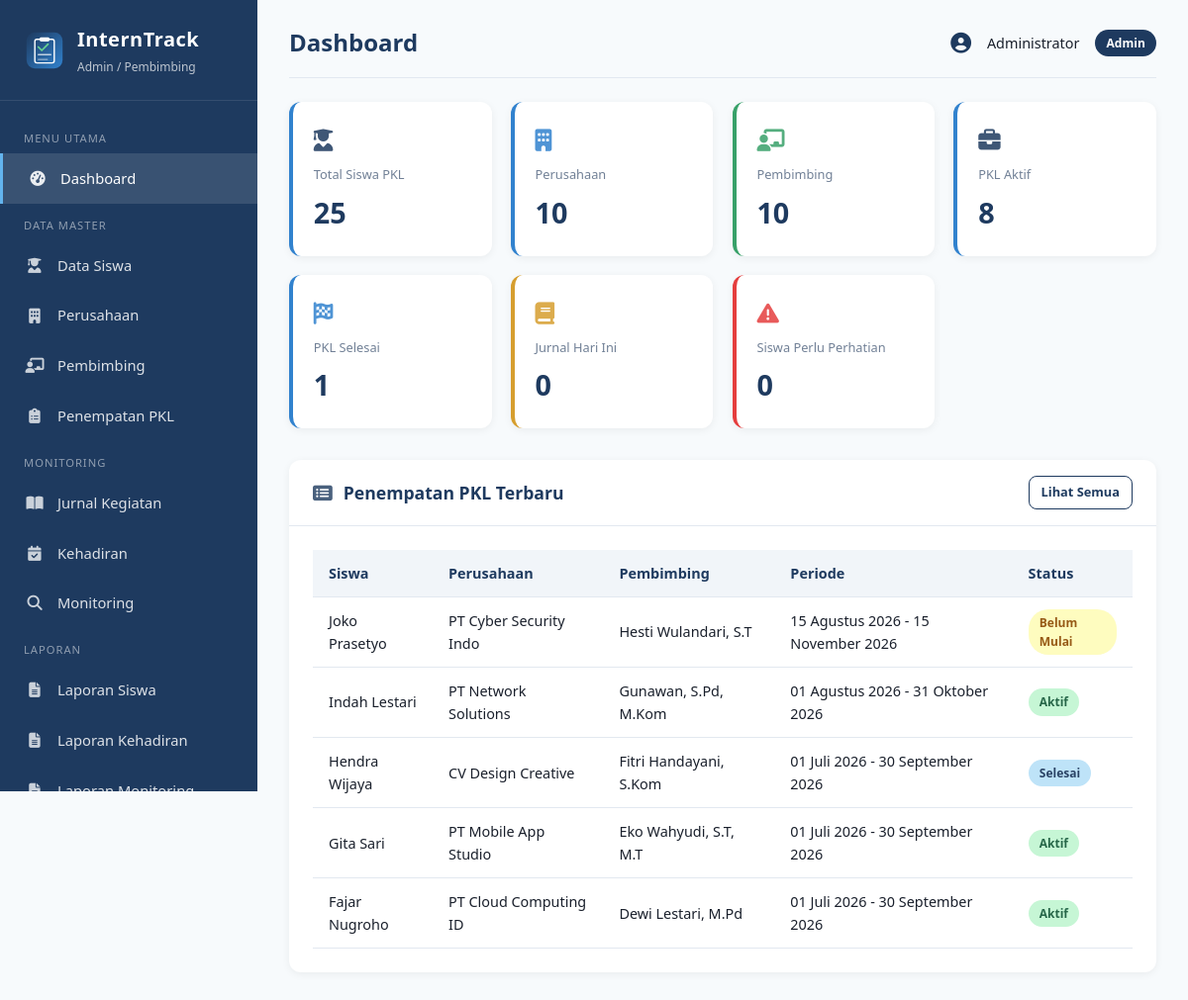
Page /admin/dashboard.php (signed in) on the committed database.
### tables this page shows
CREATE TABLE penempatan (
    id INT AUTO_INCREMENT PRIMARY KEY,
    siswa_id INT NOT NULL,
    perusahaan_id INT NOT NULL,
    pembimbing_id INT NOT NULL,
    tanggal_mulai DATE NOT NULL,
    tanggal_selesai DATE NOT NULL,
    status ENUM('Belum Mulai','Aktif','Selesai') NOT NULL DEFAULT 'Belum Mulai',
    created_at TIMESTAMP DEFAULT CURRENT_TIMESTAMP,
    FOREIGN KEY (siswa_id) REFERENCES siswa(id) ON DELETE CASCADE,
    FOREIGN KEY (perusahaan_id) REFERENCES perusahaan(id) ON DELETE CASCADE,
    FOREIGN KEY (pembimbing_id) REFERENCES pembimbing(id) ON DELETE CASCADE
);

CREATE TABLE siswa (
    id INT AUTO_INCREMENT PRIMARY KEY,
    user_id INT NULL,
    nis VARCHAR(20) NOT NULL UNIQUE,
    nama VARCHAR(100) NOT NULL,
    kelas VARCHAR(20) NOT NULL,
    jurusan VARCHAR(50) NOT NULL,
    no_hp VARCHAR(15),
    alamat TEXT,
    created_at TIMESTAMP DEFAULT CURRENT_TIMESTAMP,
    FOREIGN KEY (user_id) REFERENCES users(id) ON DELETE SET NULL
);

CREATE TABLE perusahaan (
    id INT AUTO_INCREMENT PRIMARY KEY,
    nama_perusahaan VARCHAR(150) NOT NULL,
    alamat TEXT NOT NULL,
    bidang VARCHAR(100) NOT NULL,
    kontak VARCHAR(50),
    email VARCHAR(100),
    created_at TIMESTAMP DEFAULT CURRENT_TIMESTAMP
);

CREATE TABLE pembimbing (
    id INT AUTO_INCREMENT PRIMARY KEY,
    user_id INT NULL,
    nip VARCHAR(30) UNIQUE,
    nama VARCHAR(100) NOT NULL,
    no_hp VARCHAR(15),
    email VARCHAR(100),
    created_at TIMESTAMP DEFAULT CURRENT_TIMESTAMP,
    FOREIGN KEY (user_id) REFERENCES users(id) ON DELETE SET NULL
);

### includes/functions.php (called while the page is built, shortened)
<?php
function e($str) {
    return htmlspecialchars($str ?? '', ENT_QUOTES, 'UTF-8');
}
function formatTanggal($tanggal) {
    $bulan = [
        1 => 'Januari', 'Februari', 'Maret', 'April', 'Mei', 'Juni',
        'Juli', 'Agustus', 'September', 'Oktober', 'November', 'Desember'
    ];
    $t = strtotime($tanggal);
    return date('d', $t) . ' ' . $bulan[(int)date('n', $t)] . ' ' . date('Y', $t);
}
function badgeStatus($status) {
    $map = [
        'Aktif' => 'badge-aktif',
        'Selesai' => 'badge-selesai',
        'Belum Mulai' => 'badge-belum',
        'Hadir' => 'badge-hadir',
        'Izin' => 'badge-izin',
        'Sakit' => 'badge-sakit',
        'Alpa' => 'badge-alpa',
        'Sangat Baik' => 'badge-sangatbaik',
        'Baik' => 'badge-baik',
        'Perlu Perhatian' => 'badge-perhatian',
        'Perlu Pembinaan' => 'badge-pembinaan',
    ];
    return isset($map[$status]) ? $map[$status] : 'badge-belum';
}
?>

### admin/dashboard.php (the view, shortened to what this page needs)
<?php
$page_title = 'Dashboard';
require_once __DIR__ . '/../includes/header_admin.php';
$total_siswa = $conn->query("SELECT COUNT(*) as jml FROM siswa")->fetch_assoc()['jml'];
$total_perusahaan = $conn->query("SELECT COUNT(*) as jml FROM perusahaan")->fetch_assoc()['jml'];
$total_pembimbing = $conn->query("SELECT COUNT(*) as jml FROM pembimbing")->fetch_assoc()['jml'];
$pkl_aktif = $conn->query("SELECT COUNT(*) as jml FROM penempatan WHERE status='Aktif'")->fetch_assoc()['jml'];
$pkl_selesai = $conn->query("SELECT COUNT(*) as jml FROM penempatan WHERE status='Selesai'")->fetch_assoc()['jml'];
$jurnal_hari_ini = $conn->query("SELECT COUNT(*) as jml FROM jurnal WHERE tanggal = CURDATE()")->fetch_assoc()['jml'];
$siswa_perhatian = 0;
?>
<div class="stats-grid">
    <div class="stat-card">
        <div class="stat-icon"><i class="fas fa-user-graduate"></i></div>
        <div class="label">Total Siswa PKL</div>
        <div class="value"><?= $total_siswa ?></div>
    </div>
    <div class="stat-card blue">
        <div class="stat-icon"><i class="fas fa-building"></i></div>
        <div class="label">Perusahaan</div>
        <div class="value"><?= $total_perusahaan ?></div>
    </div>
    <div class="stat-card green">
        <div class="stat-icon"><i class="fas fa-chalkboard-teacher"></i></div>
        <div class="label">Pembimbing</div>
        <div class="value"><?= $total_pembimbing ?></div>
    </div>
    <div class="stat-card">
        <div class="stat-icon"><i class="fas fa-briefcase"></i></div>
        <div class="label">PKL Aktif</div>
        <div class="value"><?= $pkl_aktif ?></div>
    </div>
    <div class="stat-card blue">
        <div class="stat-icon"><i class="fas fa-flag-checkered"></i></div>
        <div class="label">PKL Selesai</div>
        <div class="value"><?= $pkl_selesai ?></div>
    </div>
    <div class="stat-card orange">
        <div class="stat-icon"><i class="fas fa-book"></i></div>
        <div class="label">Jurnal Hari Ini</div>
        <div class="value"><?= $jurnal_hari_ini ?></div>
    </div>
    <div class="stat-card red">
        <div class="stat-icon"><i class="fas fa-exclamation-triangle"></i></div>
        <div class="label">Siswa Perlu Perhatian</div>
        <div class="value"><?= $siswa_perhatian ?></div>
    </div>
</div>
<div class="card">
    <div class="card-header">
        <h3><i class="fas fa-list-alt"></i> Penempatan PKL Terbaru</h3>
        <a href="penempatan.php" class="btn btn-sm btn-outline">Lihat Semua</a>
    </div>
    <div class="card-body table-responsive">
        <table>
            <thead>
                <tr>
                    <th>Siswa</th>
                    <th>Perusahaan</th>
                    <th>Pembimbing</th>
                    <th>Periode</th>
                    <th>Status</th>
                </tr>
            </thead>
            <tbody>
                <?php
                $q = $conn->query("
                    SELECT p.*, s.nama as nama_siswa, pr.nama_perusahaan, pb.nama as nama_pembimbing
                    FROM penempatan p
                    JOIN siswa s ON p.siswa_id = s.id
                    JOIN perusahaan pr ON p.perusahaan_id = pr.id
                    JOIN pembimbing pb ON p.pembimbing_id = pb.id
                    ORDER BY p.id DESC LIMIT 5
                ");
                while ($row = $q->fetch_assoc()):
                ?>
                <tr>
                    <td><?= e($row['nama_siswa']) ?></td>
                    <td><?= e($row['nama_perusahaan']) ?></td>
                    <td><?= e($row['nama_pembimbing']) ?></td>
                    <td><?= formatTanggal($row['tanggal_mulai']) ?> - <?= formatTanggal($row['tanggal_selesai']) ?></td>
                    <td><span class="badge <?= badgeStatus($row['status']) ?>"><?= e($row['status']) ?></span></td>
                </tr>
                <?php endwhile; ?>
            </tbody>
        </table>
    </div>
</div>
<?php require_once __DIR__ . '/../includes/footer.php'; ?>

### includes/header_admin.php (shortened to what this page needs)
<?php
require_once __DIR__ . '/functions.php';
$current_page = basename($_SERVER['PHP_SELF']);
$in_laporan = (strpos($_SERVER['PHP_SELF'], '/laporan/') !== false);
$adm = $in_laporan ? '../admin/' : '';
$lap = $in_laporan ? '' : '../laporan/';
$asset = '../assets/';
?>
<!DOCTYPE html>
<html lang="id">
<head>
    <link rel="stylesheet" href="https://cdnjs.cloudflare.com/ajax/libs/font-awesome/6.5.1/css/all.min.css">
    <link rel="stylesheet" href="<?= $asset ?>css/style.css">
</head>
<body>
<div class="app-wrapper">
    <aside class="sidebar">
        <div class="sidebar-header">
            <div class="logo-wrap">
                <img src="<?= $asset ?>img/logo.svg" alt="InternTrack" class="logo-img">
                <div>
                    <h2>InternTrack</h2>
                    <small>Admin / Pembimbing</small>
                </div>
            </div>
        </div>
        <nav class="sidebar-menu">
            <div class="menu-label">Menu Utama</div>
            <a href="<?= $adm ?>dashboard.php" class="<?= $current_page=='dashboard.php'?'active':'' ?>"><i class="fas fa-tachometer-alt"></i> Dashboard</a>
            <div class="menu-label">Data Master</div>
            <a href="<?= $adm ?>siswa.php" class="<?= $current_page=='siswa.php'?'active':'' ?>"><i class="fas fa-user-graduate"></i> Data Siswa</a>
            <a href="<?= $adm ?>perusahaan.php" class="<?= $current_page=='perusahaan.php'?'active':'' ?>"><i class="fas fa-building"></i> Perusahaan</a>
            <a href="<?= $adm ?>pembimbing.php" class="<?= $current_page=='pembimbing.php'?'active':'' ?>"><i class="fas fa-chalkboard-teacher"></i> Pembimbing</a>
            <a href="<?= $adm ?>penempatan.php" class="<?= $current_page=='penempatan.php'?'active':'' ?>"><i class="fas fa-clipboard-list"></i> Penempatan PKL</a>
            <div class="menu-label">Monitoring</div>
            <a href="<?= $adm ?>jurnal.php" class="<?= $current_page=='jurnal.php'?'active':'' ?>"><i class="fas fa-book-open"></i> Jurnal Kegiatan</a>
            <a href="<?= $adm ?>absensi.php" class="<?= $current_page=='absensi.php'?'active':'' ?>"><i class="fas fa-calendar-check"></i> Kehadiran</a>
            <a href="<?= $adm ?>monitoring.php" class="<?= $current_page=='monitoring.php'?'active':'' ?>"><i class="fas fa-search"></i> Monitoring</a>
            <div class="menu-label">Laporan</div>
            <a href="<?= $lap ?>siswa.php" class="<?= ($in_laporan && $current_page=='siswa.php')?'active':'' ?>"><i class="fas fa-file-alt"></i> Laporan Siswa</a>
            <a href="<?= $lap ?>kehadiran.php" class="<?= $current_page=='kehadiran.php'?'active':'' ?>"><i class="fas fa-file-alt"></i> Laporan Kehadiran</a>
            <a href="<?= $lap ?>monitoring.php" class="<?= ($in_laporan && $current_page=='monitoring.php')?'active':'' ?>"><i class="fas fa-file-alt"></i> Laporan Monitoring</a>
        </nav>
    </aside>
    <main class="main-content">
        <div class="topbar">
            <h1><?= $page_title ?? 'Dashboard' ?></h1>
            <div class="user-info">
                <i class="fas fa-user-circle"></i>
                <span><?= e($_SESSION['nama'] ?? 'Admin') ?></span>
                <span class="badge">Admin</span>
            </div>
        </div>

### includes/footer.php
</main>
</div>
</body>
</html>

### rows in the picture
penempatan: siswa.nama "Joko Prasetyo", perusahaan.nama_perusahaan "PT Cyber Security Indo", pembimbing.nama "Hesti Wulandari, S.T", tanggal_mulai "15 Agustus 2026", tanggal_selesai "15 November 2026", status "Belum Mulai"
penempatan: siswa.nama "Indah Lestari", perusahaan.nama_perusahaan "PT Network Solutions", pembimbing.nama "Gunawan, S.Pd, M.Kom", tanggal_mulai "01 Agustus 2026", tanggal_selesai "31 Oktober 2026", status "Aktif"
penempatan: siswa.nama "Hendra Wijaya", perusahaan.nama_perusahaan "CV Design Creative", pembimbing.nama "Fitri Handayani, S.Kom", tanggal_mulai "01 Juli 2026", tanggal_selesai "30 September 2026", status "Selesai"
penempatan: siswa.nama "Gita Sari", perusahaan.nama_perusahaan "PT Mobile App Studio", pembimbing.nama "Eko Wahyudi, S.T, M.T", tanggal_mulai "01 Juli 2026", tanggal_selesai "30 September 2026", status "Aktif"
penempatan: siswa.nama "Fajar Nugroho", perusahaan.nama_perusahaan "PT Cloud Computing ID", pembimbing.nama "Dewi Lestari, M.Pd", tanggal_mulai "01 Juli 2026", tanggal_selesai "30 September 2026", status "Aktif"

### other values in the picture
$page_title "Dashboard"
$_SESSION['nama'] "Administrator"
$total_siswa "25"
$total_perusahaan "10"
$total_pembimbing "10"
$pkl_aktif "8"
$pkl_selesai "1"
$jurnal_hari_ini "0"
$siswa_perhatian "0"
